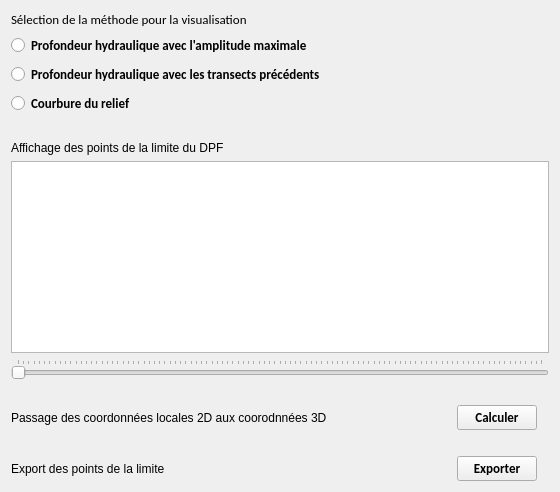
     <widget class="QWidget" name="tab_resultats_finaux">
      <attribute name="title">
       <string>Visualisation des résultats</string>
      </attribute>
      <layout class="QGridLayout" name="gridLayout_4">
       <item row="11" column="0">
        <widget class="QLabel" name="label_8">
         <property name="text">
          <string>Passage des coordonnées locales 2D aux coorodnnées 3D</string>
         </property>
        </widget>
       </item>
       <item row="4" column="0" colspan="3">
        <spacer name="horizontalSpacer_10">
         <property name="orientation">
          <enum>Qt::Horizontal</enum>
         </property>
         <property name="sizeHint" stdset="0">
          <size>
           <width>40</width>
           <height>20</height>
          </size>
         </property>
        </spacer>
       </item>
       <item row="5" column="0">
        <widget class="QLabel" name="label_21">
         <property name="text">
          <string>Affichage des points de la limite du DPF</string>
         </property>
        </widget>
       </item>
       <item row="6" column="0" colspan="3">
        <widget class="QGraphicsView" name="graphicsView_final_results">
         <property name="enabled">
          <bool>true</bool>
         </property>
         <property name="cursor" stdset="0">
          <cursorShape>CrossCursor</cursorShape>
         </property>
        </widget>
       </item>
       <item row="7" column="0" colspan="3">
        <widget class="QSlider" name="horizontalSlider_final_results">
         <property name="maximum">
          <number>100</number>
         </property>
         <property name="orientation">
          <enum>Qt::Horizontal</enum>
         </property>
         <property name="tickPosition">
          <enum>QSlider::TicksAbove</enum>
         </property>
        </widget>
       </item>
       <item row="11" column="2">
        <widget class="QLabel" name="label_calcul_OK_10">
         <property name="font">
          <font>
           <family>Calibri</family>
           <pointsize>8</pointsize>
           <weight>50</weight>
           <italic>true</italic>
           <bold>false</bold>
           <strikeout>false</strikeout>
          </font>
         </property>
         <property name="text">
          <string/>
         </property>
        </widget>
       </item>
       <item row="0" column="0">
        <widget class="QLabel" name="label_6">
         <property name="font">
          <font>
           <family>Calibri</family>
           <pointsize>10</pointsize>
           <weight>50</weight>
           <bold>false</bold>
           <underline>false</underline>
           <strikeout>false</strikeout>
          </font>
         </property>
         <property name="text">
          <string>Sélection de la méthode pour la visualisation </string>
         </property>
        </widget>
       </item>
       <item row="9" column="0">
        <widget class="QLabel" name="label_current_profile_4">
         <property name="text">
          <string/>
         </property>
        </widget>
       </item>
       <item row="11" column="1">
        <widget class="QPushButton" name="pushButton_calculer_coord_3D">
         <property name="font">
          <font>
           <family>Calibri</family>
           <pointsize>10</pointsize>
           <weight>75</weight>
           <bold>true</bold>
           <strikeout>false</strikeout>
          </font>
         </property>
         <property name="text">
          <string>Calculer</string>
         </property>
         <property name="autoDefault">
          <bool>false</bool>
         </property>
        </widget>
       </item>
       <item row="15" column="1">
        <widget class="QPushButton" name="pushButton_exporter_points_limite">
         <property name="font">
          <font>
           <family>Calibri</family>
           <pointsize>10</pointsize>
           <weight>75</weight>
           <bold>true</bold>
           <strikeout>false</strikeout>
          </font>
         </property>
         <property name="text">
          <string>Exporter</string>
         </property>
         <property name="autoDefault">
          <bool>false</bool>
         </property>
        </widget>
       </item>
       <item row="3" column="0">
        <widget class="QRadioButton" name="radioButton_curvature">
         <property name="font">
          <font>
           <family>Calibri</family>
           <pointsize>10</pointsize>
           <weight>75</weight>
           <bold>true</bold>
           <strikeout>false</strikeout>
          </font>
         </property>
         <property name="text">
          <string>Courbure du relief</string>
         </property>
        </widget>
       </item>
       <item row="1" column="0">
        <widget class="QRadioButton" name="radioButton_prof_hydr_max_amplitude">
         <property name="font">
          <font>
           <family>Calibri</family>
           <pointsize>10</pointsize>
           <weight>75</weight>
           <bold>true</bold>
           <strikeout>false</strikeout>
          </font>
         </property>
         <property name="text">
          <string>Profondeur hydraulique avec l'amplitude maximale</string>
         </property>
        </widget>
       </item>
       <item row="15" column="2">
        <widget class="QLabel" name="label_calcul_OK_11">
         <property name="font">
          <font>
           <family>Calibri</family>
           <pointsize>8</pointsize>
           <weight>50</weight>
           <italic>true</italic>
           <bold>false</bold>
           <strikeout>false</strikeout>
          </font>
         </property>
         <property name="text">
          <string/>
         </property>
        </widget>
       </item>
       <item row="15" column="0">
        <widget class="QLabel" name="label_17">
         <property name="text">
          <string>Export des points de la limite                                                                                      </string>
         </property>
        </widget>
       </item>
       <item row="2" column="0">
        <widget class="QRadioButton" name="radioButton_prof_hydr_previous_transects">
         <property name="font">
          <font>
           <family>Calibri</family>
           <pointsize>10</pointsize>
           <weight>75</weight>
           <bold>true</bold>
           <strikeout>false</strikeout>
          </font>
         </property>
         <property name="text">
          <string>Profondeur hydraulique avec les transects précédents</string>
         </property>
        </widget>
       </item>
       <item row="12" column="0" colspan="3">
        <spacer name="horizontalSpacer_12">
         <property name="orientation">
          <enum>Qt::Horizontal</enum>
         </property>
         <property name="sizeHint" stdset="0">
          <size>
           <width>40</width>
           <height>20</height>
          </size>
         </property>
        </spacer>
       </item>
      </layout>
     </widget>
